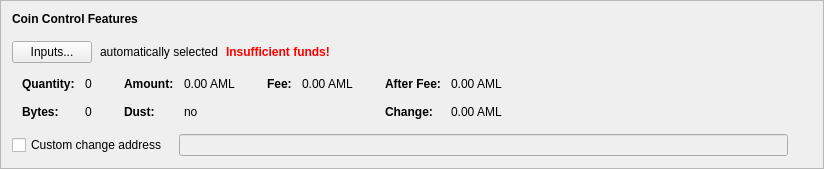
      <widget class="QFrame" name="frameCoinControl">
       <property name="sizePolicy">
        <sizepolicy hsizetype="Preferred" vsizetype="Fixed">
         <horstretch>0</horstretch>
         <verstretch>0</verstretch>
        </sizepolicy>
       </property>
       <property name="frameShape">
        <enum>QFrame::StyledPanel</enum>
       </property>
       <property name="frameShadow">
        <enum>QFrame::Raised</enum>
       </property>
       <layout class="QVBoxLayout" name="verticalLayout_4">
        <item>
         <layout class="QVBoxLayout" name="verticalLayoutCoinControl" stretch="0,0,0,0,0">
          <property name="spacing">
           <number>0</number>
          </property>
          <property name="sizeConstraint">
           <enum>QLayout::SetDefaultConstraint</enum>
          </property>
          <property name="leftMargin">
           <number>0</number>
          </property>
          <property name="topMargin">
           <number>0</number>
          </property>
          <item>
           <layout class="QHBoxLayout" name="horizontalLayoutCoinControl1">
            <property name="bottomMargin">
             <number>15</number>
            </property>
            <item>
             <widget class="QLabel" name="labelCoinControlFeatures">
              <property name="sizePolicy">
               <sizepolicy hsizetype="Preferred" vsizetype="Maximum">
                <horstretch>0</horstretch>
                <verstretch>0</verstretch>
               </sizepolicy>
              </property>
              <property name="font">
               <font>
                <weight>75</weight>
                <bold>true</bold>
               </font>
              </property>
              <property name="styleSheet">
               <string notr="true">font-weight:bold;</string>
              </property>
              <property name="text">
               <string>Coin Control Features</string>
              </property>
             </widget>
            </item>
           </layout>
          </item>
          <item>
           <layout class="QHBoxLayout" name="horizontalLayoutCoinControl2" stretch="0,0,0,0">
            <property name="spacing">
             <number>8</number>
            </property>
            <property name="bottomMargin">
             <number>10</number>
            </property>
            <item>
             <widget class="QPushButton" name="pushButtonCoinControl">
              <property name="styleSheet">
               <string notr="true"/>
              </property>
              <property name="text">
               <string>Inputs...</string>
              </property>
              <property name="autoDefault">
               <bool>false</bool>
              </property>
             </widget>
            </item>
            <item>
             <widget class="QLabel" name="labelCoinControlAutomaticallySelected">
              <property name="text">
               <string>automatically selected</string>
              </property>
              <property name="margin">
               <number>5</number>
              </property>
             </widget>
            </item>
            <item>
             <widget class="QLabel" name="labelCoinControlInsuffFunds">
              <property name="font">
               <font>
                <weight>75</weight>
                <bold>true</bold>
               </font>
              </property>
              <property name="styleSheet">
               <string notr="true">color:red;font-weight:bold;</string>
              </property>
              <property name="text">
               <string>Insufficient funds!</string>
              </property>
              <property name="margin">
               <number>5</number>
              </property>
             </widget>
            </item>
            <item>
             <spacer name="horizontalSpacerCoinControl">
              <property name="orientation">
               <enum>Qt::Horizontal</enum>
              </property>
              <property name="sizeHint" stdset="0">
               <size>
                <width>40</width>
                <height>1</height>
               </size>
              </property>
             </spacer>
            </item>
           </layout>
          </item>
          <item>
           <widget class="QWidget" name="widgetCoinControl" native="true">
            <property name="sizePolicy">
             <sizepolicy hsizetype="Preferred" vsizetype="Preferred">
              <horstretch>0</horstretch>
              <verstretch>0</verstretch>
             </sizepolicy>
            </property>
            <property name="minimumSize">
             <size>
              <width>0</width>
              <height>0</height>
             </size>
            </property>
            <property name="styleSheet">
             <string notr="true"/>
            </property>
            <layout class="QHBoxLayout" name="horizontalLayoutCoinControl5">
             <property name="leftMargin">
              <number>0</number>
             </property>
             <property name="topMargin">
              <number>0</number>
             </property>
             <property name="rightMargin">
              <number>0</number>
             </property>
             <property name="bottomMargin">
              <number>0</number>
             </property>
             <item>
              <layout class="QHBoxLayout" name="horizontalLayoutCoinControl3" stretch="0,0,0,1">
               <property name="spacing">
                <number>20</number>
               </property>
               <property name="topMargin">
                <number>0</number>
               </property>
               <property name="bottomMargin">
                <number>10</number>
               </property>
               <item>
                <layout class="QFormLayout" name="formLayoutCoinControl1">
                 <property name="horizontalSpacing">
                  <number>10</number>
                 </property>
                 <property name="verticalSpacing">
                  <number>14</number>
                 </property>
                 <property name="leftMargin">
                  <number>10</number>
                 </property>
                 <property name="topMargin">
                  <number>4</number>
                 </property>
                 <property name="rightMargin">
                  <number>6</number>
                 </property>
                 <item row="0" column="0">
                  <widget class="QLabel" name="labelCoinControlQuantityText">
                   <property name="font">
                    <font>
                     <weight>75</weight>
                     <bold>true</bold>
                    </font>
                   </property>
                   <property name="text">
                    <string>Quantity:</string>
                   </property>
                   <property name="margin">
                    <number>0</number>
                   </property>
                  </widget>
                 </item>
                 <item row="0" column="1">
                  <widget class="QLabel" name="labelCoinControlQuantity">
                   <property name="cursor">
                    <cursorShape>IBeamCursor</cursorShape>
                   </property>
                   <property name="contextMenuPolicy">
                    <enum>Qt::ActionsContextMenu</enum>
                   </property>
                   <property name="text">
                    <string notr="true">0</string>
                   </property>
                   <property name="margin">
                    <number>0</number>
                   </property>
                   <property name="textInteractionFlags">
                    <set>Qt::LinksAccessibleByMouse|Qt::TextSelectableByKeyboard|Qt::TextSelectableByMouse</set>
                   </property>
                  </widget>
                 </item>
                 <item row="1" column="0">
                  <widget class="QLabel" name="labelCoinControlBytesText">
                   <property name="font">
                    <font>
                     <weight>75</weight>
                     <bold>true</bold>
                    </font>
                   </property>
                   <property name="text">
                    <string>Bytes:</string>
                   </property>
                  </widget>
                 </item>
                 <item row="1" column="1">
                  <widget class="QLabel" name="labelCoinControlBytes">
                   <property name="cursor">
                    <cursorShape>IBeamCursor</cursorShape>
                   </property>
                   <property name="contextMenuPolicy">
                    <enum>Qt::ActionsContextMenu</enum>
                   </property>
                   <property name="text">
                    <string notr="true">0</string>
                   </property>
                   <property name="textInteractionFlags">
                    <set>Qt::LinksAccessibleByMouse|Qt::TextSelectableByKeyboard|Qt::TextSelectableByMouse</set>
                   </property>
                  </widget>
                 </item>
                </layout>
               </item>
               <item>
                <layout class="QFormLayout" name="formLayoutCoinControl2">
                 <property name="horizontalSpacing">
                  <number>10</number>
                 </property>
                 <property name="verticalSpacing">
                  <number>14</number>
                 </property>
                 <property name="leftMargin">
                  <number>6</number>
                 </property>
                 <property name="topMargin">
                  <number>4</number>
                 </property>
                 <property name="rightMargin">
                  <number>6</number>
                 </property>
                 <item row="0" column="0">
                  <widget class="QLabel" name="labelCoinControlAmountText">
                   <property name="font">
                    <font>
                     <weight>75</weight>
                     <bold>true</bold>
                    </font>
                   </property>
                   <property name="text">
                    <string>Amount:</string>
                   </property>
                   <property name="margin">
                    <number>0</number>
                   </property>
                  </widget>
                 </item>
                 <item row="0" column="1">
                  <widget class="QLabel" name="labelCoinControlAmount">
                   <property name="cursor">
                    <cursorShape>IBeamCursor</cursorShape>
                   </property>
                   <property name="contextMenuPolicy">
                    <enum>Qt::ActionsContextMenu</enum>
                   </property>
                   <property name="text">
                    <string notr="true">0.00 AML</string>
                   </property>
                   <property name="textInteractionFlags">
                    <set>Qt::LinksAccessibleByMouse|Qt::TextSelectableByKeyboard|Qt::TextSelectableByMouse</set>
                   </property>
                  </widget>
                 </item>
                 <item row="1" column="0">
                  <widget class="QLabel" name="labelCoinControlLowOutputText">
                   <property name="font">
                    <font>
                     <weight>75</weight>
                     <bold>true</bold>
                    </font>
                   </property>
                   <property name="text">
                    <string>Dust:</string>
                   </property>
                  </widget>
                 </item>
                 <item row="1" column="1">
                  <widget class="QLabel" name="labelCoinControlLowOutput">
                   <property name="cursor">
                    <cursorShape>IBeamCursor</cursorShape>
                   </property>
                   <property name="contextMenuPolicy">
                    <enum>Qt::ActionsContextMenu</enum>
                   </property>
                   <property name="text">
                    <string notr="true">no</string>
                   </property>
                   <property name="textInteractionFlags">
                    <set>Qt::LinksAccessibleByMouse|Qt::TextSelectableByKeyboard|Qt::TextSelectableByMouse</set>
                   </property>
                  </widget>
                 </item>
                </layout>
               </item>
               <item>
                <layout class="QFormLayout" name="formLayoutCoinControl3">
                 <property name="horizontalSpacing">
                  <number>10</number>
                 </property>
                 <property name="verticalSpacing">
                  <number>14</number>
                 </property>
                 <property name="leftMargin">
                  <number>6</number>
                 </property>
                 <property name="topMargin">
                  <number>4</number>
                 </property>
                 <property name="rightMargin">
                  <number>6</number>
                 </property>
                 <item row="0" column="0">
                  <widget class="QLabel" name="labelCoinControlFeeText">
                   <property name="font">
                    <font>
                     <weight>75</weight>
                     <bold>true</bold>
                    </font>
                   </property>
                   <property name="text">
                    <string>Fee:</string>
                   </property>
                   <property name="margin">
                    <number>0</number>
                   </property>
                  </widget>
                 </item>
                 <item row="0" column="1">
                  <widget class="QLabel" name="labelCoinControlFee">
                   <property name="cursor">
                    <cursorShape>IBeamCursor</cursorShape>
                   </property>
                   <property name="contextMenuPolicy">
                    <enum>Qt::ActionsContextMenu</enum>
                   </property>
                   <property name="text">
                    <string notr="true">0.00 AML</string>
                   </property>
                   <property name="textInteractionFlags">
                    <set>Qt::LinksAccessibleByMouse|Qt::TextSelectableByKeyboard|Qt::TextSelectableByMouse</set>
                   </property>
                  </widget>
                 </item>
                </layout>
               </item>
               <item>
                <layout class="QFormLayout" name="formLayoutCoinControl4">
                 <property name="horizontalSpacing">
                  <number>10</number>
                 </property>
                 <property name="verticalSpacing">
                  <number>14</number>
                 </property>
                 <property name="leftMargin">
                  <number>6</number>
                 </property>
                 <property name="topMargin">
                  <number>4</number>
                 </property>
                 <property name="rightMargin">
                  <number>6</number>
                 </property>
                 <item row="0" column="0">
                  <widget class="QLabel" name="labelCoinControlAfterFeeText">
                   <property name="font">
                    <font>
                     <weight>75</weight>
                     <bold>true</bold>
                    </font>
                   </property>
                   <property name="text">
                    <string>After Fee:</string>
                   </property>
                   <property name="margin">
                    <number>0</number>
                   </property>
                  </widget>
                 </item>
                 <item row="0" column="1">
                  <widget class="QLabel" name="labelCoinControlAfterFee">
                   <property name="cursor">
                    <cursorShape>IBeamCursor</cursorShape>
                   </property>
                   <property name="contextMenuPolicy">
                    <enum>Qt::ActionsContextMenu</enum>
                   </property>
                   <property name="text">
                    <string notr="true">0.00 AML</string>
                   </property>
                   <property name="textInteractionFlags">
                    <set>Qt::LinksAccessibleByMouse|Qt::TextSelectableByKeyboard|Qt::TextSelectableByMouse</set>
                   </property>
                  </widget>
                 </item>
                 <item row="1" column="0">
                  <widget class="QLabel" name="labelCoinControlChangeText">
                   <property name="font">
                    <font>
                     <weight>75</weight>
                     <bold>true</bold>
                    </font>
                   </property>
                   <property name="text">
                    <string>Change:</string>
                   </property>
                  </widget>
                 </item>
                 <item row="1" column="1">
                  <widget class="QLabel" name="labelCoinControlChange">
                   <property name="cursor">
                    <cursorShape>IBeamCursor</cursorShape>
                   </property>
                   <property name="contextMenuPolicy">
                    <enum>Qt::ActionsContextMenu</enum>
                   </property>
                   <property name="text">
                    <string notr="true">0.00 AML</string>
                   </property>
                   <property name="textInteractionFlags">
                    <set>Qt::LinksAccessibleByMouse|Qt::TextSelectableByKeyboard|Qt::TextSelectableByMouse</set>
                   </property>
                  </widget>
                 </item>
                </layout>
               </item>
              </layout>
             </item>
            </layout>
           </widget>
          </item>
          <item>
           <layout class="QHBoxLayout" name="horizontalLayoutCoinControl4" stretch="0,0,0">
            <property name="spacing">
             <number>12</number>
            </property>
            <property name="sizeConstraint">
             <enum>QLayout::SetDefaultConstraint</enum>
            </property>
            <property name="topMargin">
             <number>5</number>
            </property>
            <property name="rightMargin">
             <number>5</number>
            </property>
            <item>
             <widget class="QCheckBox" name="checkBoxCoinControlChange">
              <property name="toolTip">
               <string>If this is activated, but the change address is empty or invalid, change will be sent to a newly generated address.</string>
              </property>
              <property name="text">
               <string>Custom change address</string>
              </property>
             </widget>
            </item>
            <item>
             <widget class="QValidatedLineEdit" name="lineEditCoinControlChange">
              <property name="enabled">
               <bool>false</bool>
              </property>
              <property name="sizePolicy">
               <sizepolicy hsizetype="Expanding" vsizetype="Fixed">
                <horstretch>0</horstretch>
                <verstretch>0</verstretch>
               </sizepolicy>
              </property>
             </widget>
            </item>
            <item>
             <widget class="QLabel" name="labelCoinControlChangeLabel">
              <property name="sizePolicy">
               <sizepolicy hsizetype="Preferred" vsizetype="Expanding">
                <horstretch>0</horstretch>
                <verstretch>0</verstretch>
               </sizepolicy>
              </property>
              <property name="minimumSize">
               <size>
                <width>0</width>
                <height>0</height>
               </size>
              </property>
              <property name="text">
               <string/>
              </property>
              <property name="margin">
               <number>3</number>
              </property>
             </widget>
            </item>
           </layout>
          </item>
          <item>
           <spacer name="verticalSpacerCoinControl">
            <property name="orientation">
             <enum>Qt::Vertical</enum>
            </property>
            <property name="sizeType">
             <enum>QSizePolicy::Expanding</enum>
            </property>
            <property name="sizeHint" stdset="0">
             <size>
              <width>800</width>
              <height>1</height>
             </size>
            </property>
           </spacer>
          </item>
         </layout>
        </item>
       </layout>
      </widget>
